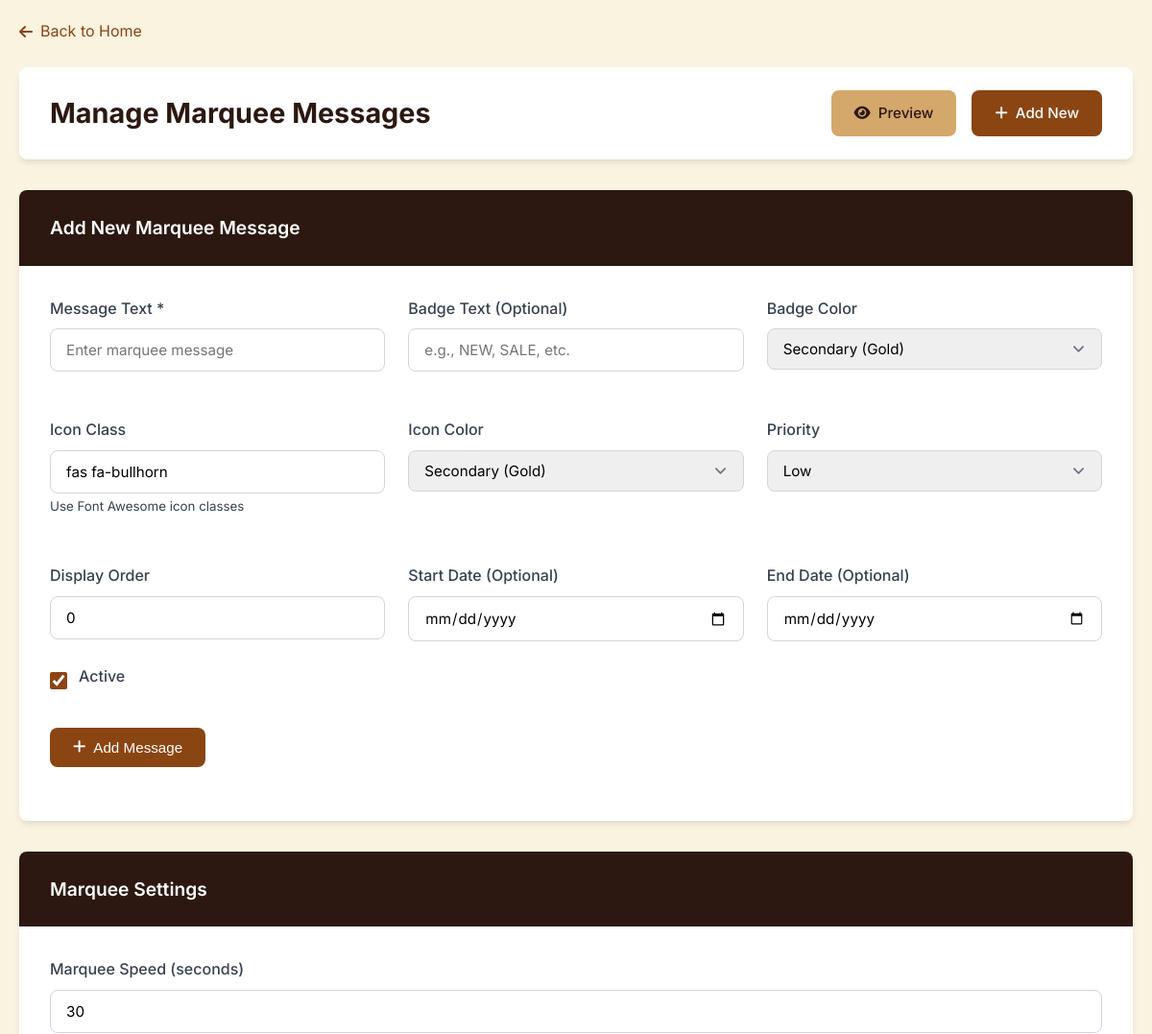
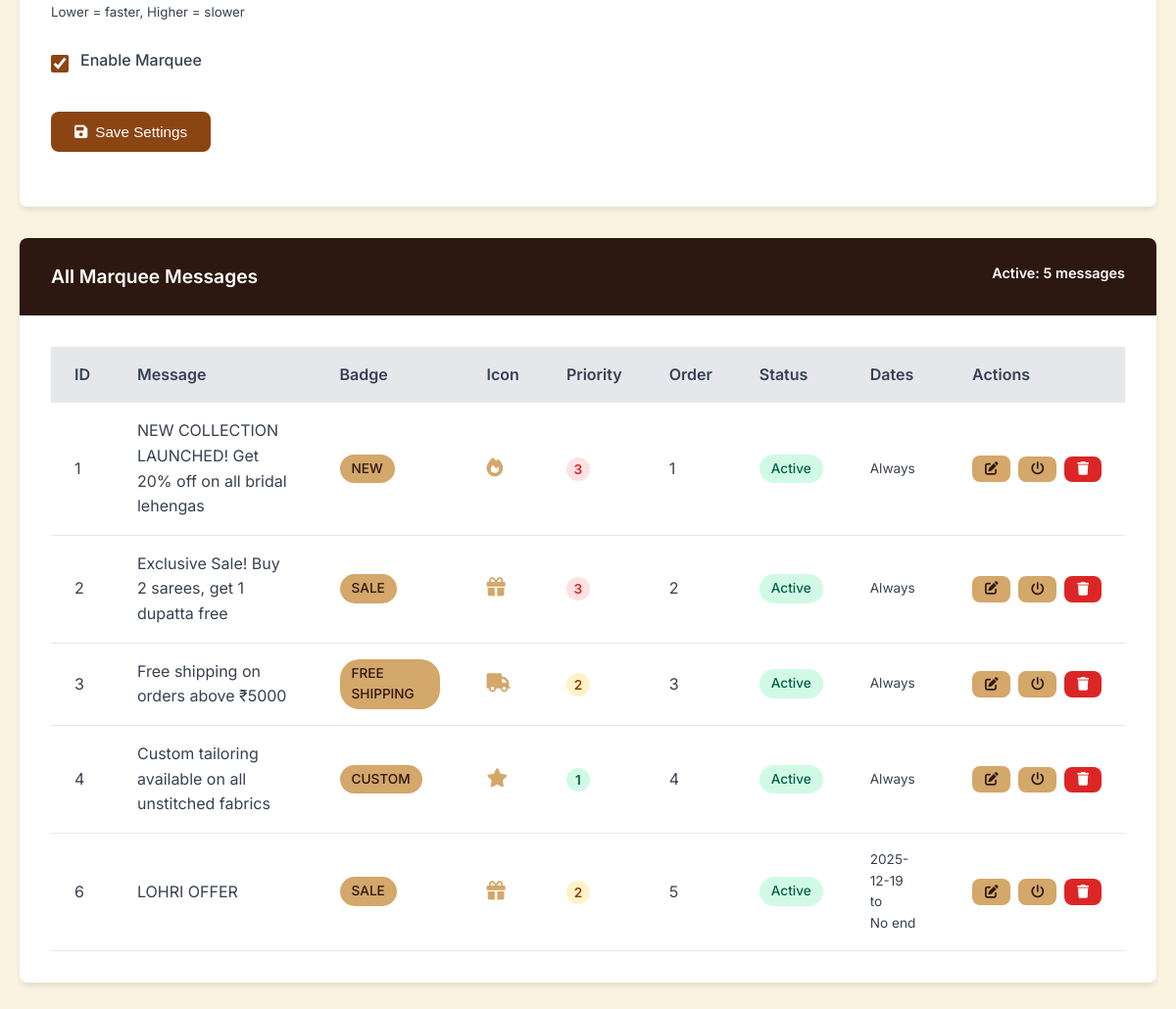
The page /marquee.php on the database its author committed (2 pictures, top to bottom).
### tables this page shows
CREATE TABLE `marquee_messages` (
  `id` int(11) NOT NULL,
  `message_text` text NOT NULL,
  `badge_text` varchar(50) DEFAULT NULL,
  `badge_color` varchar(50) DEFAULT 'secondary',
  `icon_class` varchar(100) DEFAULT 'fas fa-bullhorn',
  `icon_color` varchar(50) DEFAULT 'secondary',
  `priority` int(11) DEFAULT 1 COMMENT '1=Low, 2=Medium, 3=High',
  `display_order` int(11) DEFAULT 0,
  `is_active` tinyint(1) DEFAULT 1,
  `start_date` date DEFAULT NULL,
  `end_date` date DEFAULT NULL,
  `created_at` timestamp NOT NULL DEFAULT current_timestamp(),
  `updated_at` timestamp NOT NULL DEFAULT current_timestamp() ON UPDATE current_timestamp()
);

### marquee.php (the view, shortened to what the rows shown need)
<?php
require_once 'config.php';
$marquee_messages = getMarqueeMessages($conn, false);
?>
<!DOCTYPE html>
<html lang="en">
<head>
    <link rel="stylesheet" href="https://cdnjs.cloudflare.com/ajax/libs/font-awesome/6.4.0/css/all.min.css">
</head>
<body>
    <div class="container">
        <div class="header">
            <h1>Manage Marquee Messages</h1>
        </div>
        <?php if (isset($_GET['preview'])): ?>
            <div class="card">
                <div class="card-header">
                    Marquee Preview
                </div>
                <div class="card-body">
                    <div class="preview-section">
                        <div class="preview-title">Live Preview:</div>
                        <div class="marquee-preview">
                            <?php
                            $active_messages = getMarqueeMessages($conn, true);
                            foreach ($active_messages as $msg):
                            ?>
                            <div class="preview-item">
                                <?php if ($msg['badge_text']): ?>
                                    <span class="preview-badge" style="background: var(--<?php echo $msg['badge_color']; ?>); color: var(--dark);">
                                        <?php echo htmlspecialchars($msg['badge_text']); ?>
                                    </span>
                                <?php endif; ?>
                                <i class="<?php echo $msg['icon_class']; ?>" style="color: var(--<?php echo $msg['icon_color']; ?>);"></i>
                                <span><?php echo htmlspecialchars($msg['message_text']); ?></span>
                            </div>
                            <?php endforeach; ?>
                            <?php foreach ($active_messages as $msg): ?>
                            <div class="preview-item">
                                <?php if ($msg['badge_text']): ?>
                                    <span class="preview-badge" style="background: var(--<?php echo $msg['badge_color']; ?>); color: var(--dark);">
                                        <?php echo htmlspecialchars($msg['badge_text']); ?>
                                    </span>
                                <?php endif; ?>
                                <i class="<?php echo $msg['icon_class']; ?>" style="color: var(--<?php echo $msg['icon_color']; ?>);"></i>
                                <span><?php echo htmlspecialchars($msg['message_text']); ?></span>
                            </div>
                            <?php endforeach; ?>
                        </div>
                    </div>
                    <div style="margin-top: 2rem;">
                        <a href="marquee.php" class="btn btn-secondary">
                            <i class="fas fa-arrow-left"></i> Back to Management
                        </a>
                    </div>
                </div>
            </div>
        <?php else: ?>
            <div class="card">
                <div class="card-body">
                    <div class="table-container">
                        <table class="table">
                            <thead>
                                <tr>
                                    <th>ID</th>
                                    <th>Message</th>
                                    <th>Badge</th>
                                    <th>Icon</th>
                                    <th>Priority</th>
                                    <th>Order</th>
                                    <th>Status</th>
                                    <th>Dates</th>
                                    <th>Actions</th>
                                </tr>
                            </thead>
                            <tbody>
                                <?php if (empty($marquee_messages)): ?>
                                    <tr>
                                        <td colspan="9" style="text-align: center; padding: 3rem;">
                                            No marquee messages found. Add your first message above!
                                        </td>
                                    </tr>
                                <?php else: ?>
                                    <?php foreach ($marquee_messages as $msg):
                                        $start_date_display = ($msg['start_date'] && $msg['start_date'] != '0000-00-00')
                                            ? date('Y-m-d', strtotime($msg['start_date']))
                                            : 'No start';
                                        $end_date_display = ($msg['end_date'] && $msg['end_date'] != '0000-00-00')
                                            ? date('Y-m-d', strtotime($msg['end_date']))
                                            : 'No end';
                                    ?>
                                    <tr>
                                        <td><?php echo $msg['id']; ?></td>
                                        <td style="max-width: 300px; word-wrap: break-word;">
                                            <?php echo htmlspecialchars($msg['message_text']); ?>
                                        </td>
                                        <td>
                                            <?php if ($msg['badge_text']): ?>
                                                <span class="status-badge" style="background: var(--<?php echo $msg['badge_color']; ?>); color: var(--dark);">
                                                    <?php echo htmlspecialchars($msg['badge_text']); ?>
                                                </span>
                                            <?php else: ?>
                                                <span style="color: var(--gray-600); font-size: 0.85rem;">None</span>
                                            <?php endif; ?>
                                        </td>
                                        <td>
                                            <div class="icon-preview">
                                                <i class="<?php echo $msg['icon_class']; ?>" style="color: var(--<?php echo $msg['icon_color']; ?>);"></i>
                                            </div>
                                        </td>
                                        <td>
                                            <span class="priority-badge priority-<?php
                                                echo $msg['priority'] == 3 ? 'high' : ($msg['priority'] == 2 ? 'medium' : 'low');
                                            ?>">
                                                <?php echo $msg['priority']; ?>
                                            </span>
                                        </td>
                                        <td><?php echo $msg['display_order']; ?></td>
                                        <td>
                                            <span class="status-badge <?php echo $msg['is_active'] ? 'status-active' : 'status-inactive'; ?>">
                                                <?php echo $msg['is_active'] ? 'Active' : 'Inactive'; ?>
                                            </span>
                                        </td>
                                        <td style="font-size: 0.85rem;">
                                            <?php if ($start_date_display != 'No start' || $end_date_display != 'No end'): ?>
                                                <?php echo $start_date_display; ?>
                                                <br>to<br>
                                                <?php echo $end_date_display; ?>
                                            <?php else: ?>
                                                Always
                                            <?php endif; ?>
                                        </td>
                                        <td>
                                            <div class="action-buttons">
                                                <a href="?edit=<?php echo $msg['id']; ?>" class="btn btn-secondary btn-sm">
                                                    <i class="fas fa-edit"></i>
                                                </a>
                                                <form method="POST" action="marquee.php" style="display: inline;">
                                                    <button type="submit" class="btn btn-secondary btn-sm">
                                                        <i class="fas fa-power-off"></i>
                                                    </button>
                                                </form>
                                                <form method="POST" action="marquee.php" style="display: inline;"
                                                      onsubmit="return confirm('Delete this marquee message?');">
                                                    <button type="submit" class="btn btn-danger btn-sm">
                                                        <i class="fas fa-trash"></i>
                                                    </button>
                                                </form>
                                            </div>
                                        </td>
                                    </tr>
                                    <?php endforeach; ?>
                                <?php endif; ?>
                            </tbody>
                        </table>
                    </div>
                </div>
            </div>
        <?php endif; ?>
    </div>
</body>
</html>

### rows shown on the page
marquee_messages: id "1", message_text "NEW COLLECTION LAUNCHED! Get 20% off on all bridal lehengas", badge_text "NEW", priority "3", display_order "1", is_active "Active", shows "Always"
marquee_messages: id "2", message_text "Exclusive Sale! Buy 2 sarees, get 1 dupatta free", badge_text "SALE", priority "3", display_order "2", is_active "Active", shows "Always"
marquee_messages: id "3", message_text "Free shipping on orders above ₹5000", badge_text "FREE SHIPPING", priority "2", display_order "3", is_active "Active", shows "Always"
marquee_messages: id "4", message_text "Custom tailoring available on all unstitched fabrics", badge_text "CUSTOM", priority "1", display_order "4", is_active "Active", shows "Always"
marquee_messages: id "6", message_text "LOHRI OFFER", badge_text "SALE", priority "2", display_order "5", is_active "Active", start_date "2025-12-19", end_date "No end"

### other values the page prints
getActiveMarqueeCount($conn) "5"
